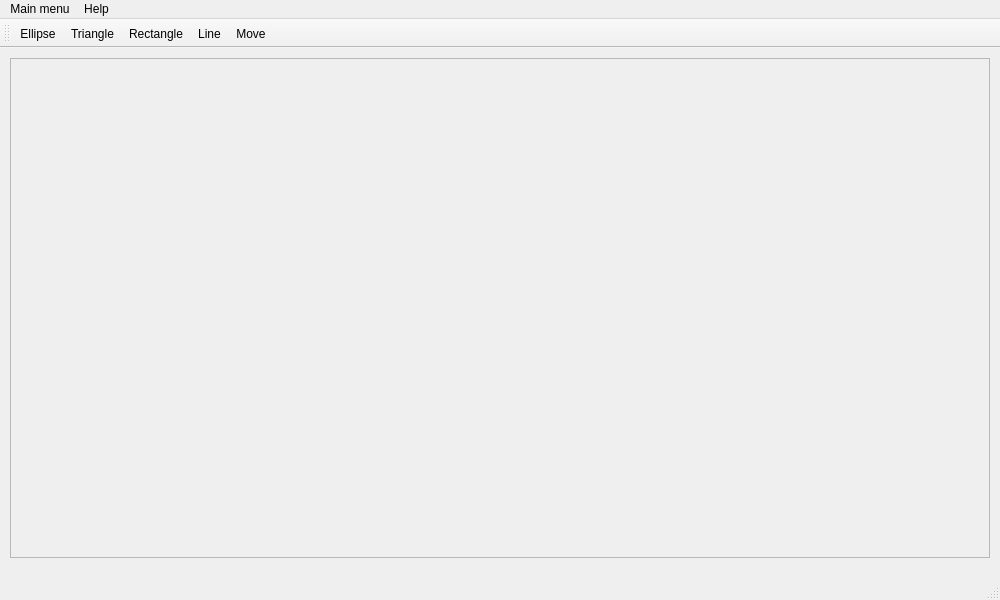
<?xml version="1.0" encoding="UTF-8"?>
<ui version="4.0">
 <class>MainWindow</class>
 <widget class="QMainWindow" name="MainWindow">
  <property name="geometry">
   <rect>
    <x>0</x>
    <y>0</y>
    <width>1000</width>
    <height>600</height>
   </rect>
  </property>
  <property name="windowTitle">
   <string>MainWindow</string>
  </property>
  <widget class="QWidget" name="centralwidget">
   <widget class="QFrame" name="frame">
    <property name="geometry">
     <rect>
      <x>10</x>
      <y>10</y>
      <width>980</width>
      <height>500</height>
     </rect>
    </property>
    <property name="frameShape">
     <enum>QFrame::StyledPanel</enum>
    </property>
    <property name="frameShadow">
     <enum>QFrame::Raised</enum>
    </property>
    <widget class="QLabel" name="picture">
     <property name="geometry">
      <rect>
       <x>0</x>
       <y>0</y>
       <width>980</width>
       <height>500</height>
      </rect>
     </property>
     <property name="text">
      <string/>
     </property>
     <property name="alignment">
      <set>Qt::AlignJustify|Qt::AlignVCenter</set>
     </property>
    </widget>
   </widget>
  </widget>
  <widget class="QMenuBar" name="menubar">
   <property name="geometry">
    <rect>
     <x>0</x>
     <y>0</y>
     <width>1000</width>
     <height>22</height>
    </rect>
   </property>
   <widget class="QMenu" name="menuMain_menu">
    <property name="title">
     <string>Main menu</string>
    </property>
    <addaction name="actionNew"/>
    <addaction name="separator"/>
    <addaction name="actionLoad"/>
    <addaction name="separator"/>
    <addaction name="actionSave_as_picture"/>
    <addaction name="actionSave_as_figures"/>
    <addaction name="separator"/>
    <addaction name="actionExit"/>
   </widget>
   <widget class="QMenu" name="menuHelp">
    <property name="title">
     <string>Help</string>
    </property>
    <addaction name="actionAbout"/>
   </widget>
   <addaction name="menuMain_menu"/>
   <addaction name="menuHelp"/>
  </widget>
  <widget class="QToolBar" name="toolBar">
   <property name="windowTitle">
    <string>toolBar</string>
   </property>
   <attribute name="toolBarArea">
    <enum>TopToolBarArea</enum>
   </attribute>
   <attribute name="toolBarBreak">
    <bool>false</bool>
   </attribute>
   <addaction name="actionEllipse"/>
   <addaction name="actionTriangle"/>
   <addaction name="actionRectangle"/>
   <addaction name="actionLine"/>
   <addaction name="actionMove"/>
  </widget>
  <widget class="QStatusBar" name="statusBar"/>
  <action name="actionNew">
   <property name="text">
    <string>New</string>
   </property>
  </action>
  <action name="actionLoad">
   <property name="text">
    <string>Load</string>
   </property>
  </action>
  <action name="actionSave_as_picture">
   <property name="text">
    <string>Save as picture</string>
   </property>
  </action>
  <action name="actionSave_as_figures">
   <property name="text">
    <string>Save as figures</string>
   </property>
  </action>
  <action name="actionExit">
   <property name="text">
    <string>Exit</string>
   </property>
  </action>
  <action name="actionAbout">
   <property name="text">
    <string>About</string>
   </property>
  </action>
  <action name="actionEllipse">
   <property name="icon">
    <iconset resource="res.qrc">
     <normaloff>:/icons/icons/circle.png</normaloff>:/icons/icons/circle.png</iconset>
   </property>
   <property name="text">
    <string>Ellipse</string>
   </property>
  </action>
  <action name="actionTriangle">
   <property name="icon">
    <iconset resource="res.qrc">
     <normaloff>:/icons/icons/triangle.png</normaloff>:/icons/icons/triangle.png</iconset>
   </property>
   <property name="text">
    <string>Triangle</string>
   </property>
  </action>
  <action name="actionRectangle">
   <property name="icon">
    <iconset resource="res.qrc">
     <normaloff>:/icons/icons/rectangle.png</normaloff>:/icons/icons/rectangle.png</iconset>
   </property>
   <property name="text">
    <string>Rectangle</string>
   </property>
  </action>
  <action name="actionLine">
   <property name="icon">
    <iconset resource="res.qrc">
     <normaloff>:/icons/icons/line.png</normaloff>:/icons/icons/line.png</iconset>
   </property>
   <property name="text">
    <string>Line</string>
   </property>
  </action>
  <action name="actionMove">
   <property name="icon">
    <iconset resource="res.qrc">
     <normaloff>:/icons/icons/hand.png</normaloff>:/icons/icons/hand.png</iconset>
   </property>
   <property name="text">
    <string>Move</string>
   </property>
  </action>
 </widget>
 <resources>
  <include location="res.qrc"/>
 </resources>
 <connections/>
</ui>
